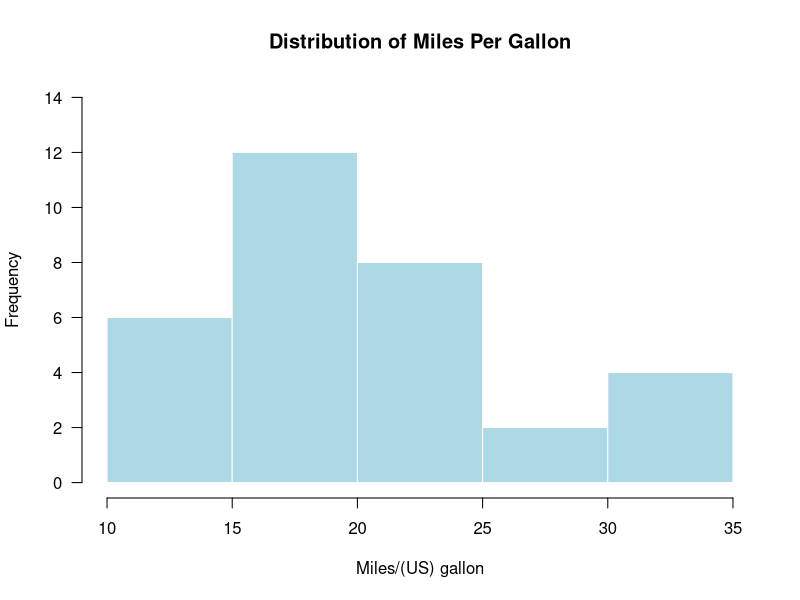
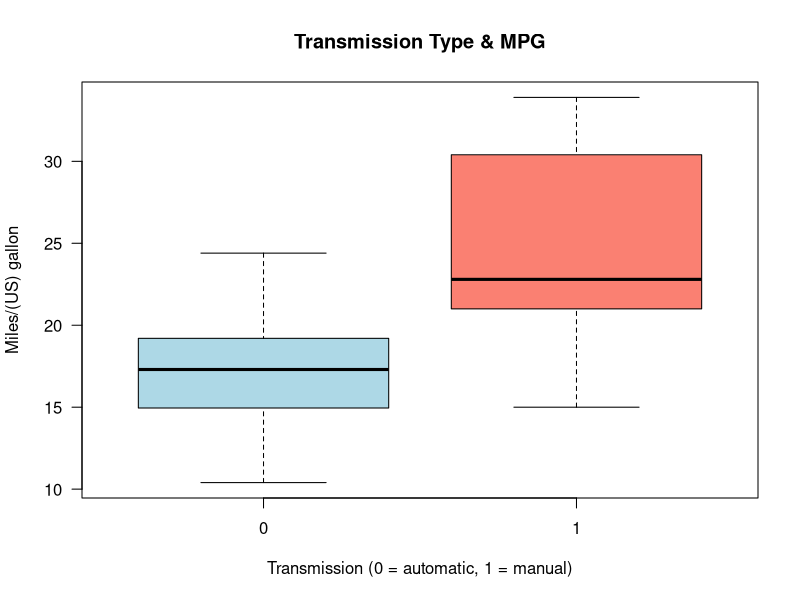
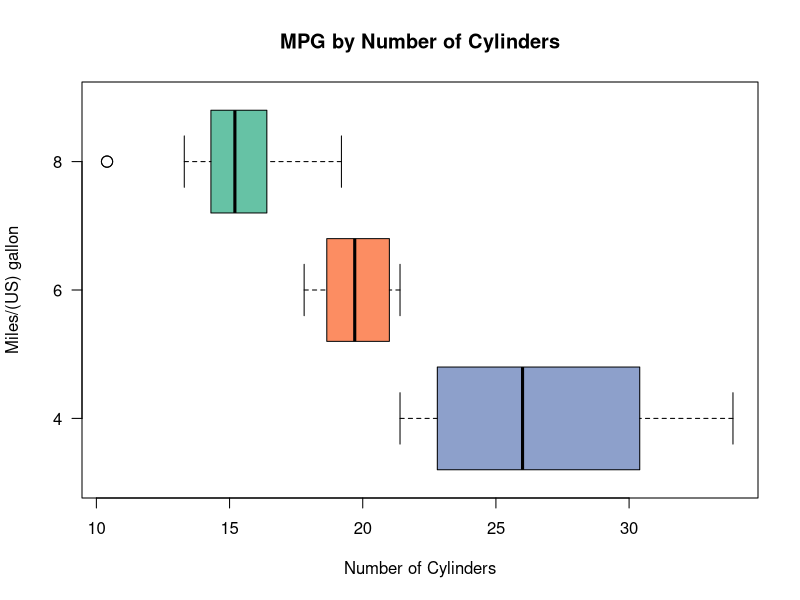
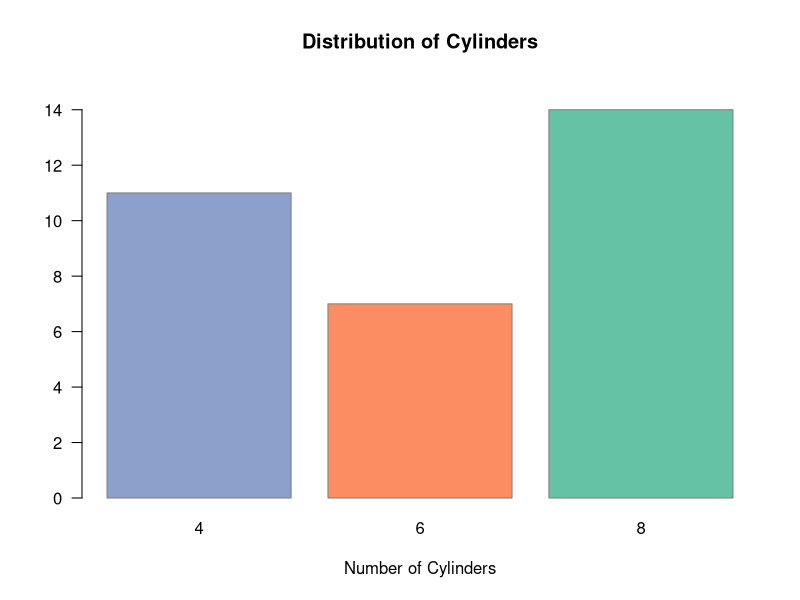
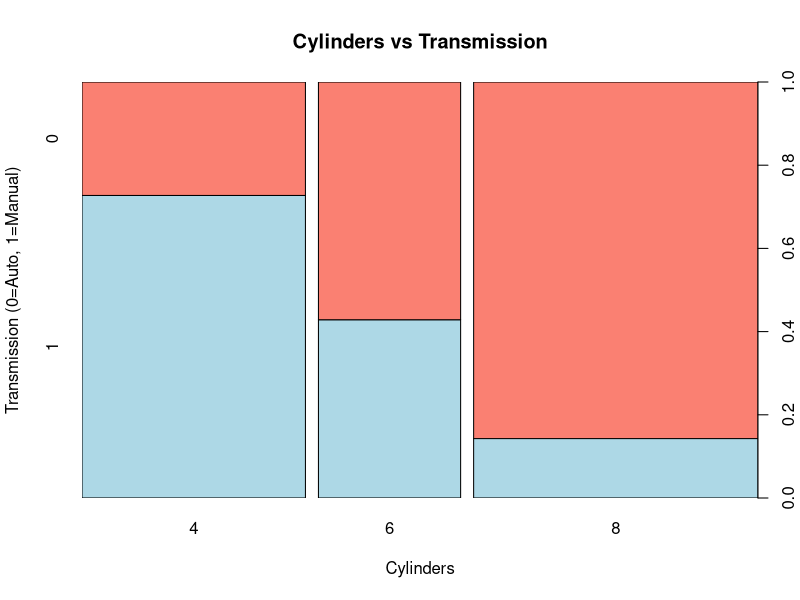
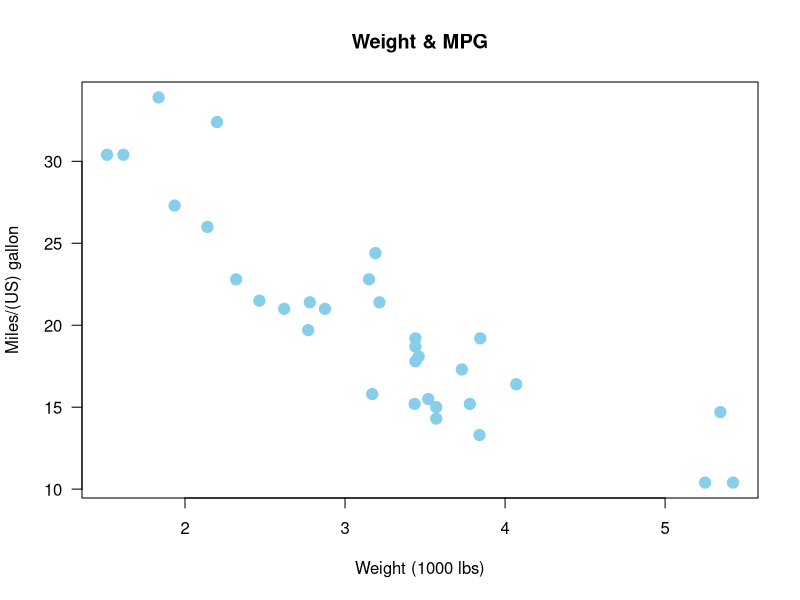

These figures' R source, in order:
## ---- chunk 1
#| echo: true
hist(mtcars$mpg, # 绘制直方图
     col = "lightblue", # 填充颜色
     border = "white", # 边框颜色
     main = "Distribution of Miles Per Gallon", # 主标题
     xlab = "Miles/(US) gallon", # X轴标签
     ylab = "Frequency", # Y轴标签
     ylim = c(0, 14), # Y轴范围
     las = 1 # 刻度标签水平
     )  
## ---- chunk 2
#| echo: true
plot(as.factor(mtcars$am), mtcars$mpg, # 绘制箱线图
     col = c("lightblue", "salmon"),  # 填充颜色
     cex = 1.5,  # 点的大小
     main = "Transmission Type & MPG",
     xlab = "Transmission (0 = automatic, 1 = manual)",
     ylab = "Miles/(US) gallon",
     las = 1
)
## ---- chunk 3
#| echo: true
plot(as.factor(mtcars$cyl), mtcars$mpg,
     col = c("#8DA0CB", "#FC8D62", "#66C2A5"), 
     cex = 1.5,
     main = "MPG by Number of Cylinders",
     xlab = "Number of Cylinders",
     ylab = "Miles/(US) gallon",
     las = 1,
     horizontal = TRUE
)
## ---- chunk 4
#| echo: true
plot(as.factor(mtcars$cyl), 
     col = c("#8DA0CB", "#FC8D62", "#66C2A5"), 
     border = "gray50",                     # 边框微调为中灰，更柔和
     las = 1,                               # 刻度数字水平
     main = "Distribution of Cylinders",    # 标题
     xlab = "Number of Cylinders",          # X轴标签
     font.main = 2,                         # 标题加粗
     ylim = c(0, 15)                        #调整Y轴刻度范围
)
## ---- chunk 5
#| echo: true
plot(as.factor(mtcars$cyl), # 绘制柱状图
     as.factor(mtcars$am), # 绘制分组变量
     col = c("lightblue", "salmon"), # 设置颜色
     main = "Cylinders vs Transmission",
     xlab = "Cylinders", 
     ylab = "Transmission (0=Auto, 1=Manual)")
## ---- chunk 6
#| echo: true
plot(mtcars$wt, mtcars$mpg,    # 设置 X 轴(重量)与 Y 轴(油耗)
     col = "skyblue",          # 颜色：天蓝
     pch = 19,                 # 点型：实心圆
     cex = 1.5,                # 倍率：1.5倍大小
     las = 1,                  # 刻度：标签水平
     main = "Weight & MPG",    # 主标题
     xlab = "Weight (1000 lbs)",      # X轴标签
     ylab = "Miles/(US) gallon"       # Y轴标签
     )
